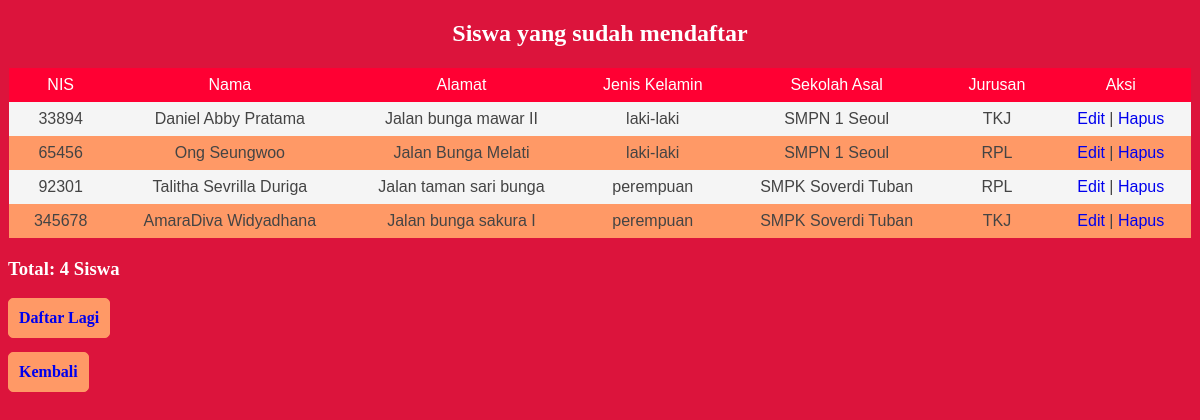
Screenshot of /search.php with the database file from the repository.
### tables this page shows
CREATE TABLE `siswa` (
  `nis` int(30) NOT NULL,
  `nama` varchar(50) NOT NULL,
  `alamat` varchar(50) NOT NULL,
  `jenis_kelamin` varchar(50) NOT NULL,
  `sekolah_asal` varchar(50) NOT NULL,
  `jurusan` varchar(50) NOT NULL
);

### search.php (the view, shortened to what this page needs)
<?php include("koneksi.php");?>
<!DOCTYPE html>
<html>
	<head>
		<link rel="stylesheet" href="tabel.css"/>
	</head>
	<body>
		<header>
			<h2>Siswa yang sudah mendaftar</h2>
		</header>
    <table class="table1">
    <thead>
        <tr>
			<th>NIS</th>
            <th>Nama</th>
            <th>Alamat</th>
            <th>Jenis Kelamin</th>
            <th>Sekolah Asal</th>
            <th>Jurusan</th>
			<th colspan="2">Aksi</th>
        </tr>
    </thead>
    <tbody>
        <?php
		$cari = $_GET['cari'];
        $sql = "SELECT * FROM siswa WHERE nama LIKE '%$cari%'";
        $query = mysqli_query($connect, $sql);
        while($siswa = mysqli_fetch_array($query)){
            echo "<tr>";
            echo "<td>".$siswa['nis']."</td>";
            echo "<td>".$siswa['nama']."</td>";
            echo "<td>".$siswa['alamat']."</td>";
            echo "<td>".$siswa['jenis_kelamin']."</td>";
            echo "<td>".$siswa['sekolah_asal']."</td>";
			echo "<td>".$siswa['jurusan']."</td>";
            echo "<td>";
            echo "<a href='form-edit.php?nis=".$siswa['nis']."'>Edit</a> | ";
            echo "<a href='hapus.php?nis=".$siswa['nis']."'>Hapus</a>";
            echo "</td>";
            echo "</tr>";
        }
        ?>
    </tbody>
    </table>
    <h3><p>Total: <?php echo mysqli_num_rows($query) ?> Siswa</p></h3>
	<div class="button">
        <a href="form-daftar.php">Daftar Lagi</a>
	</div>
	<br>
	<br>
	<br>
	<div class="button">
		<a href="index.php">Kembali</a>
	</div>
    </body>
</html>

### tabel.css (style rules this page uses)
* { box-sizing: border-box; }
header { text-align: center; color: #ffffff; }
body { background-color: #DC143C; }
.table1 { font-family: sans-serif; color: #444; border-collapse: collapse; width: 100%; border: 1px solid #DC143C; }
.table1 tr th { background: #FF0033; color: #fff; font-weight: normal; }
.table, th, td { padding: 8px 20px; text-align: center; }
.table1 tr { background-color: #f5f5f5; }
.table1 tr:nth-child(even) { background-color: #ff9966; }
p { text-align: left; color: #ffffff; }
a { text-decoration: none; }
.button { cursor:pointer; display: block; color: white; float: left; background: #ff9966; padding:10px; border-radius: 5px; border: 1px solid #ff9966; font-weight: bolder; text-decoration: none; }
.button a { text-decoration: none; }

### rows the page displays
siswa: nis "33894", nama "Daniel Abby Pratama", alamat "Jalan bunga mawar II", jenis_kelamin "laki-laki", sekolah_asal "SMPN 1 Seoul", jurusan "TKJ"
siswa: nis "65456", nama "Ong Seungwoo", alamat "Jalan Bunga Melati", jenis_kelamin "laki-laki", sekolah_asal "SMPN 1 Seoul", jurusan "RPL"
siswa: nis "92301", nama "Talitha Sevrilla Duriga", alamat "Jalan taman sari bunga", jenis_kelamin "perempuan", sekolah_asal "SMPK Soverdi Tuban", jurusan "RPL"
siswa: nis "345678", nama "AmaraDiva Widyadhana", alamat "Jalan bunga sakura I", jenis_kelamin "perempuan", sekolah_asal "SMPK Soverdi Tuban", jurusan "TKJ"

### other values shown
mysqli_num_rows($query) "4"
